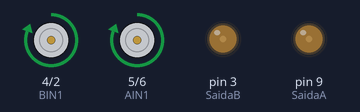
A sketch run on a simulated Arduino Nano, built with avr-gcc and run on an emulated ATmega328P. Parts: motor-driver pin pairs drawn as motors (green arrow = first pin HIGH = forward, orange = second pin HIGH = backward, longer = more drive), output pins drawn as LEDs (lit = HIGH). What the sketch prints to the serial monitor is not drawn.

Above: at 9.0 s.
Timing chart, 0 to 10.5 s (numbered marks = the images above):
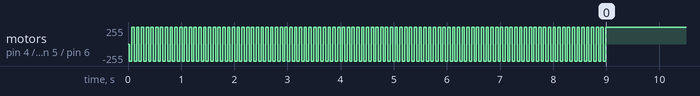

The sketch:

Sensor_Calibracao_Giro.ino
```cpp
#include <QTRSensors.h>

#define SaidaA 9
#define SaidaB 3

// Lado Esquerdo
#define BIN2 2 // Trás
#define BIN1 4 // Frente
// Lado Direito
#define AIN2 6 // Frente
#define AIN1 5 // Trás

QTRSensorsAnalog qtra((unsigned char[]) {A4, A6, A7, A0, A1, A2}, 6);

void setup() {
  pinMode(A0, INPUT);
  pinMode(A1, INPUT);
  pinMode(A2, INPUT);
  pinMode(A4, INPUT);
  pinMode(A6, INPUT);
  pinMode(A7, INPUT);
  pinMode(AIN1, OUTPUT);
  pinMode(AIN2, OUTPUT);
  pinMode(BIN1, OUTPUT);
  pinMode(BIN2, OUTPUT);
  pinMode(SaidaA, OUTPUT);
  pinMode(SaidaB, OUTPUT);

  Serial.begin(9600);

  for (int i = 0; i < 100; i++) // make the calibration take about 10 seconds
  {
    qtra.calibrate(); // reads all sensors 10 times at 2.5 ms per six sensors (i.e. ~25 ms per call)

    digitalWrite(AIN2, HIGH);
    digitalWrite(AIN1, LOW);
    digitalWrite(BIN1, LOW);
    digitalWrite(BIN2, HIGH);

    analogWrite(SaidaA, 40);
    analogWrite(SaidaB, 40);

    delay(20);

    qtra.calibrate();

    digitalWrite(AIN2, LOW);
    digitalWrite(AIN1, HIGH);
    digitalWrite(BIN1, HIGH);
    digitalWrite(BIN2, LOW);

    analogWrite(SaidaA, 40);
    analogWrite(SaidaB, 40);

    delay(20);
  }

  Serial.begin(9600);

  for (int i = 0; i < 6; i++)
  {
    Serial.print(qtra.calibratedMinimumOn[i]);
    Serial.print(' ');
  }
  Serial.println();

  for (int i = 0; i <6; i++)
  {
    Serial.print(qtra.calibratedMaximumOn[i]);
    Serial.print(' ');
  }

  Serial.println("Fim da calibração");
}
```
